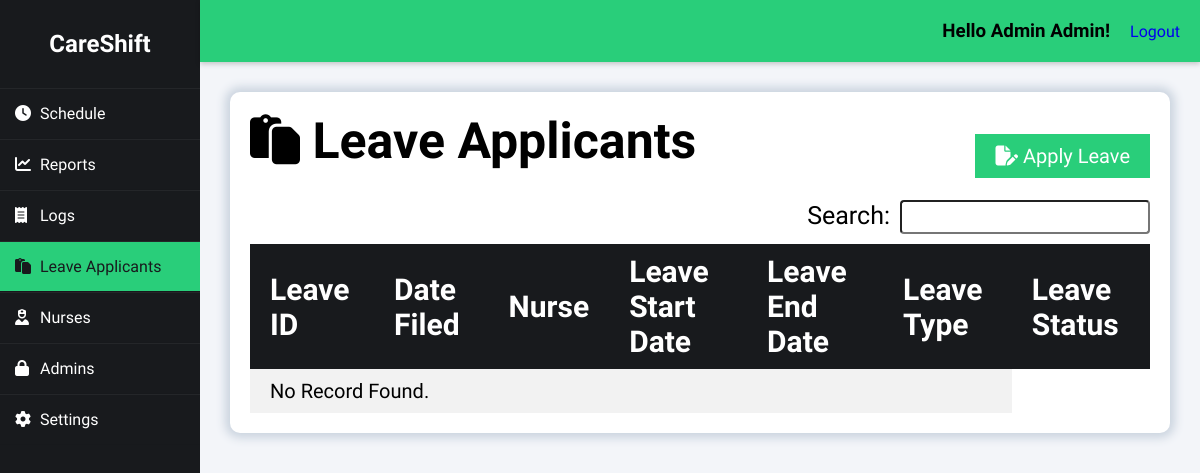
The app's page /index.php?page=leave (signed in), older data.
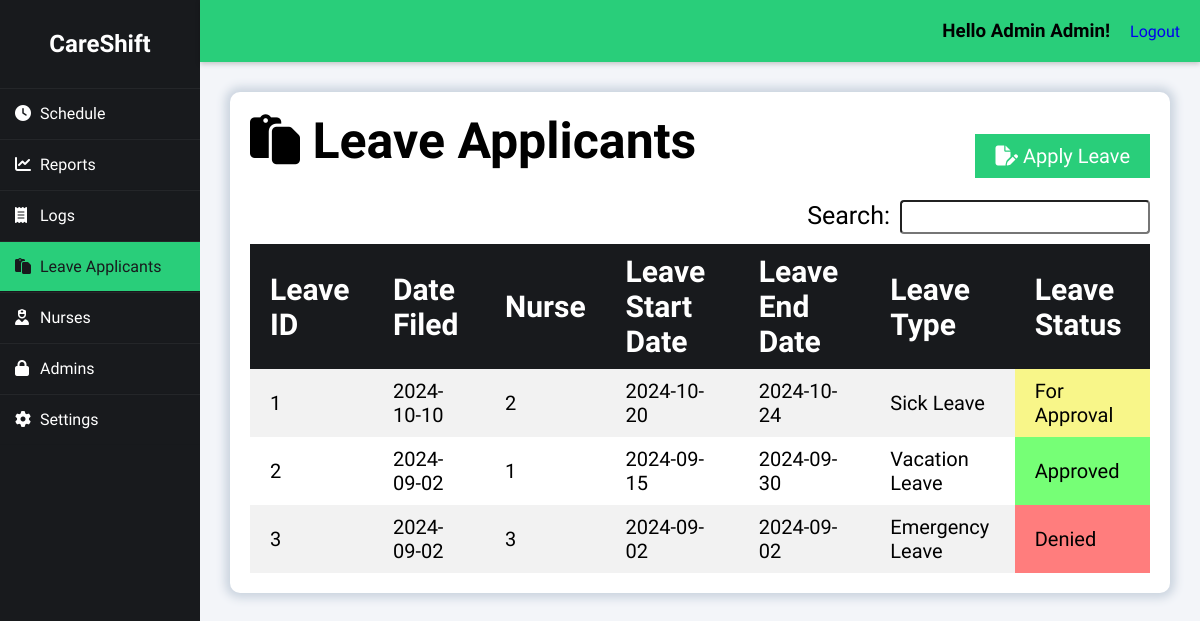
The same page, newer data.
### tables this page shows
CREATE TABLE `leaves` (
  `leave_id` int(50) NOT NULL auto_increment,
  `leave_type` varchar(50) NOT NULL,
  `leave_date_filed` date NOT NULL,
  `leave_start_date` date NOT NULL,
  `leave_end_date` date NOT NULL,
  `leave_desc` varchar(50) NOT NULL,
  `leave_status` varchar(50) NOT NULL,
  `nurse_id` int(50) NOT NULL,
  `adm_id` int(50) NOT NULL,
  PRIMARY KEY  (`leave_id`),
  KEY (`nurse_id`),
  KEY (`adm_id`)
);

### class/class.admin.php (called while the page is built, shortened)
<?php
class Admin{
	private $DB_SERVER='localhost';
	private $DB_USERNAME='root';
	private $DB_PASSWORD='';
	private $DB_DATABASE='db_careshift';
	private $conn;
	public function __construct(){
		$this->conn = new PDO("mysql:host=".$this->DB_SERVER.";dbname=".$this->DB_DATABASE,$this->DB_USERNAME,$this->DB_PASSWORD);
	}
	function get_id_by_username($username){
		$sql="SELECT adm_id FROM admin WHERE adm_username = :username";
		$q = $this->conn->prepare($sql);
		$q->execute(['username' => $username]);
		$id = $q->fetchColumn();
		return $id;
	}
	function get_fname($id){
		$sql="SELECT adm_fname FROM admin WHERE adm_id = :id";
		$q = $this->conn->prepare($sql);
		$q->execute(['id' => $id]);
		$fname = $q->fetchColumn();
		return $fname;
	}
	function get_lname($id){
		$sql="SELECT adm_lname FROM admin WHERE adm_id = :id";
		$q = $this->conn->prepare($sql);
		$q->execute(['id' => $id]);
		$lname = $q->fetchColumn();
		return $lname;
	}
}
?>

### class/class.leave.php (called while the page is built, shortened)
<?php
class Leave {
    private $DB_SERVER = 'localhost';
    private $DB_USERNAME = 'root';
    private $DB_PASSWORD = '';
    private $DB_DATABASE = 'db_careshift';
    private $conn;
    public function __construct() {
        $this->conn = new PDO("mysql:host=" . $this->DB_SERVER . ";dbname=" . $this->DB_DATABASE, $this->DB_USERNAME, $this->DB_PASSWORD);
        $this->conn->setAttribute(PDO::ATTR_ERRMODE, PDO::ERRMODE_EXCEPTION);
    }
	public function list_leaves(){
		$sql="SELECT * FROM leaves";
		$q = $this->conn->query($sql) or die("failed!");
		while($r = $q->fetch(PDO::FETCH_ASSOC)){
		$data[]=$r;
		}
		if(empty($data)){
		   return false;
		}else{
			return $data;
		}
	}
}
?>

### leave-module/records.php (the view)
<div class="heading">
    <h1><i class="fas fa-regular fa-paste"></i>&nbspLeave Applicants</h1>
    <a href="index.php?page=leave&subpage=new" class="right_button"><i class="fa fa-file-pen" aria-hidden="true"></i>&nbspApply Leave</a>
</div>
<span class="right">
    <div class="search_bar">Search:<input type="text" id="search" name="search" onkeyup="">
    </div>
</span>
<table id="tablerecords">
    <thead>
        <tr>
            <th>Leave ID</th>
            <th>Date Filed</th>
            <th>Nurse</th>
            <th>Leave Start Date</th>
            <th>Leave End Date</th>
            <th>Leave Type</th>
            <th>Leave Status</th>
        </tr>
    </thead>
    <tbody>
    <?php
    if ($leave->list_leaves() != false) {
        foreach ($leave->list_leaves() as $value) {
            extract($value);
            $row_url = "index.php?page=leave&subpage=details&id=" . $leave_id;
            $status_class = '';
            if ($leave_status === 'Denied') {
                $status_class = 'leave-status-denied';
            } elseif ($leave_status === 'Approved') {
                $status_class = 'leave-status-approved';
            } elseif ($leave_status === 'For Approval') {
                $status_class = 'leave-status-for-approval';
            }
            ?>
            <tr onclick="location.href='<?php echo $row_url; ?>'" style="cursor: pointer;">
                <td><?php echo $leave_id; ?></td>
                <td><?php echo $leave_date_filed; ?></td>
                <td><?php echo $nurse_id; ?></td>
                <td><?php echo $leave_start_date; ?></td>
                <td><?php echo $leave_end_date; ?></td>
                <td><?php echo $leave_type; ?></td>
                <td class="<?php echo $status_class; ?>">
                    <?php echo $leave_status; ?>
                </td>
            </tr>
            <?php
        }
    } else {
        ?>
        <tr>
            <td colspan="6">No Record Found.</td>
        </tr>
    <?php
    }
    ?>
</tbody>
</table>

### index.php (shortened to what this page needs)
<?php
include_once 'class/class.admin.php';
include_once 'class/class.leave.php';
$page = (isset($_GET['page']) && $_GET['page'] != '') ? $_GET['page'] : '';
$subpage = (isset($_GET['subpage']) && $_GET['subpage'] != '') ? $_GET['subpage'] : '';
$admin = new Admin();
$leave = new Leave();
$admin_id = $admin->get_id_by_username($_SESSION['adm_username']);
?>
<!DOCTYPE html>
<html>
<head>
    <link rel="stylesheet" href="css/styles.css">
    <link rel="stylesheet" href="https://cdnjs.cloudflare.com/ajax/libs/fullcalendar/3.4.0/fullcalendar.css" />
</head>
<body>
    <div class="wrapper">
        <div class="sidebar">
            <h2>CareShift</h2>
            <ul>
                <li><a href="index.php?page=schedule" class="<?= $page == 'schedule' ? 'active' : '' ?>"><i class="fas fa-solid fa-clock"></i>Schedule</a></li>
                <li><a href="index.php?page=reports" class="<?= $page == 'reports' ? 'active' : '' ?>"><i class="fas fa-solid fa-chart-line"></i>Reports</a></li>
                <li><a href="index.php?page=logs" class="<?= $page == 'logs' ? 'active' : '' ?>"><i class="fas fa-solid fa-receipt"></i>Logs</a></li>
                <li><a href="index.php?page=leave" class="<?= $page == 'leave' ? 'active' : '' ?>"><i class="fas fa-regular fa-paste"></i></i></i>Leave Applicants</a></li>
                <li><a href="index.php?page=nurses" class="<?= $page == 'nurses' ? 'active' : '' ?>"><i class="fas fa-solid fa-user-nurse"></i>Nurses</a></li>
                <li><a href="index.php?page=admins" class="<?= $page == 'admins' ? 'active' : '' ?>"><i class="fas fa-lock" aria-hidden="true"></i></i>Admins</a></li>
                <li><a href="index.php?page=settings" class="<?= $page == 'settings' ? 'active' : '' ?>"><i class="fas fa-solid fa-gear"></i>Settings</a></li>
            </ul>
        </div>
        <div class="body">
            <div class="header">
                <h3>Hello <?php echo $admin->get_fname($admin_id).' '.$admin->get_lname($admin_id);?>!</h3>
                <a href="logout.php" class="right">Logout</a>
            </div>
            <div class="main_content">
                <?php
                    switch($page){
                    case 'leave':
                        require_once 'leave-module/index.php';
                    break;
                    }
                ?>
            </div>
        </div>
    </div>
</body>
</html>

### leave-module/index.php (shortened to what this page needs)
<div class="content_wrapper">
	<?php
        switch($subpage){
            default:
                require_once 'records.php';
            break;
        }
    ?>
</div>

### css/styles.css (style rules this page uses)
* { margin: 0; padding: 0; box-sizing: border-box; list-style: none; text-decoration: none; font-family: "Afacad Flux", sans-serif; }
body { background: #f3f5f9; }
.wrapper { display: flex; position: relative; }
.wrapper .sidebar { position: fixed; width: 200px; height: 100%; background: #181a1d; padding: 30px 0; }
.wrapper .sidebar h2 { color: white; text-align: center; margin-bottom: 30px; }
.wrapper .sidebar ul li { border-bottom: 1px solid rgba(0, 0, 0, 0.05); border-top: 1px solid rgba(255, 255, 255, 0.05); }
.wrapper .sidebar ul li a { color: white; display: block; padding: 15px; }
.wrapper .sidebar ul li a .fas { width: 25px; }
.wrapper .sidebar ul li a.active { background-color: #29ce7a; color: #181a1d; }
.wrapper .sidebar ul li a.active .fas { color: #181a1d; }
.wrapper .body { width: 100%; margin-left: 200px; }
.wrapper .body .header { padding: 20px; background: #29ce7a; display: flex; justify-content: flex-end; gap: 20px; align-items: center; position: sticky; top: 0; z-index: 100; box-shadow: 0 2px 5px rgba(0, 0, 0, 0.2); }
.wrapper .body .header h3 { margin: 0; }
.wrapper .body .main_content { padding: 0px 30px 0px 30px; }
.wrapper .body .main_content h1 { font-size: 50px; margin-bottom: 30px; width: 80%; }
.wrapper .body .main_content .content_wrapper { background: white; border-radius: 10px; box-shadow: 0 0 10px 5px #CBD4DF; padding: 20px; margin-top: 30px; margin-bottom: 30px; }
.wrapper .body .main_content .content_wrapper .heading { display: flex; justify-content: space-between; align-items: center; }
.heading .right_button { padding: 10px 20px; background-color: #29ce7a; color: white; border: none; cursor: pointer; font-size: 20px; }
.right { float: right; }
.right .search_bar { font-size: 25px; margin-bottom: 10px; }
.search_bar input[type="text"] { padding: 3px; width: 250px; font-size: 20px; border-radius: 4px; margin-left: 10px; }
#tablerecords { padding: 10px; width: 100%; border-collapse: collapse; }
#tablerecords thead { color: white; background-color: #181a1d; text-align: left; font-size: 30px; }
#tablerecords thead tr th { padding: 10px 20px 10px 20px; }
#tablerecords th, #tablerecords td { padding: 10px 0px; }
#tablerecords tbody { font-size: 20px; }
#tablerecords tbody tr:nth-child(odd) { background-color: #f2f2f2; }
#tablerecords tbody tr:nth-child(even) { background-color: #ffffff; }
#tablerecords tbody tr td { padding: 10px 20px 10px 20px; }
.leave-status-denied { background-color: rgb(255, 125, 125); }
.leave-status-approved { background-color: rgb(118, 255, 118); }
.leave-status-for-approval { background-color: rgb(248, 246, 137); }

Row changes from the older to the newer data that the page shows:
added leaves: leave_id "1", leave_date_filed "2024-10-10", nurse "2", leave_start_date "2024-10-20", leave_end_date "2024-10-24", leave_type "Sick Leave", leave_status "For Approval"
added leaves: leave_id "2", leave_date_filed "2024-09-02", nurse "1", leave_start_date "2024-09-15", leave_end_date "2024-09-30", leave_type "Vacation Leave", leave_status "Approved"
added leaves: leave_id "3", leave_date_filed "2024-09-02", nurse "3", leave_start_date "2024-09-02", leave_end_date "2024-09-02", leave_type "Emergency Leave", leave_status "Denied"
Text that changed along with them:
text no longer shown: "No Record Found."
